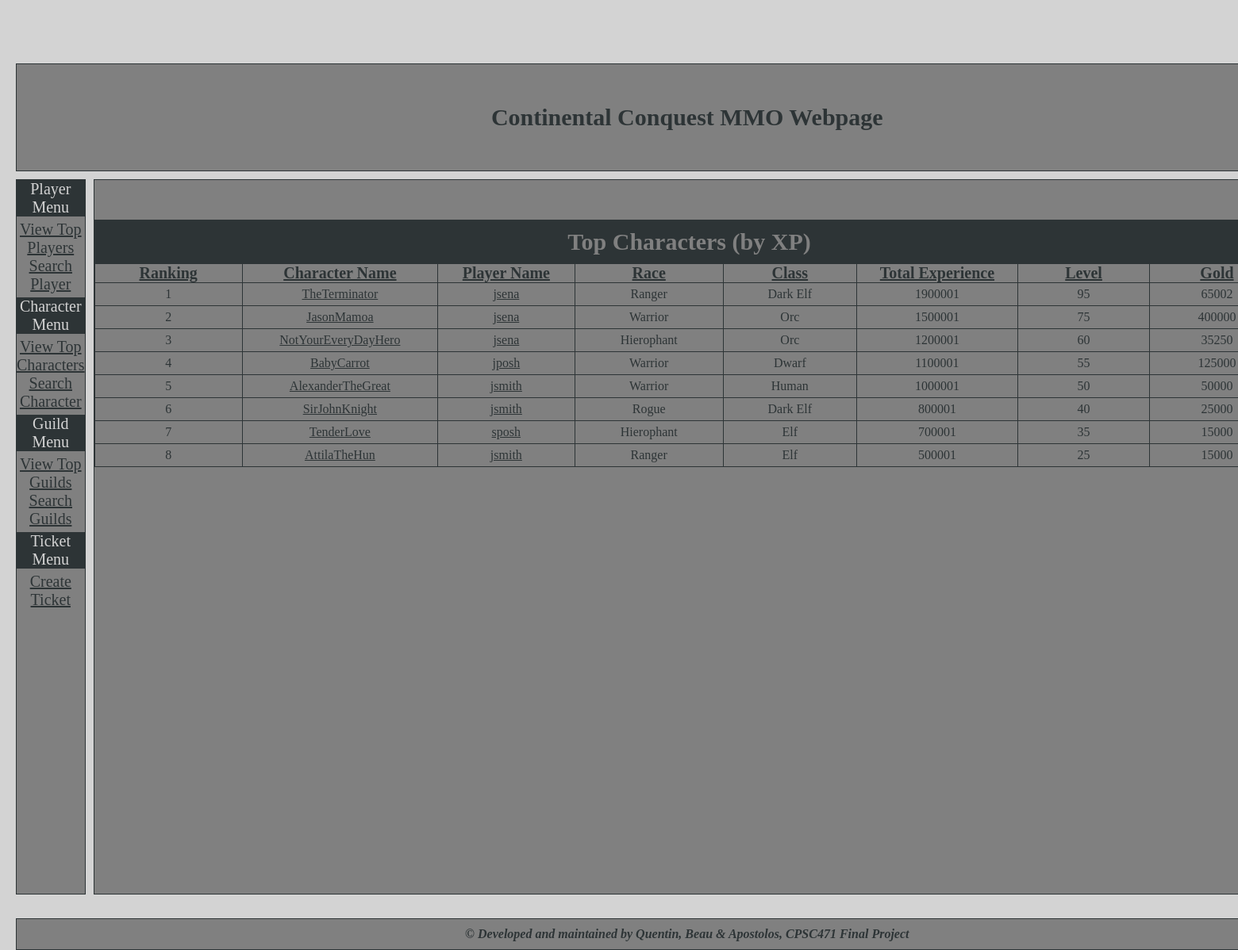
Before: /topcharacters.php with the older database file.
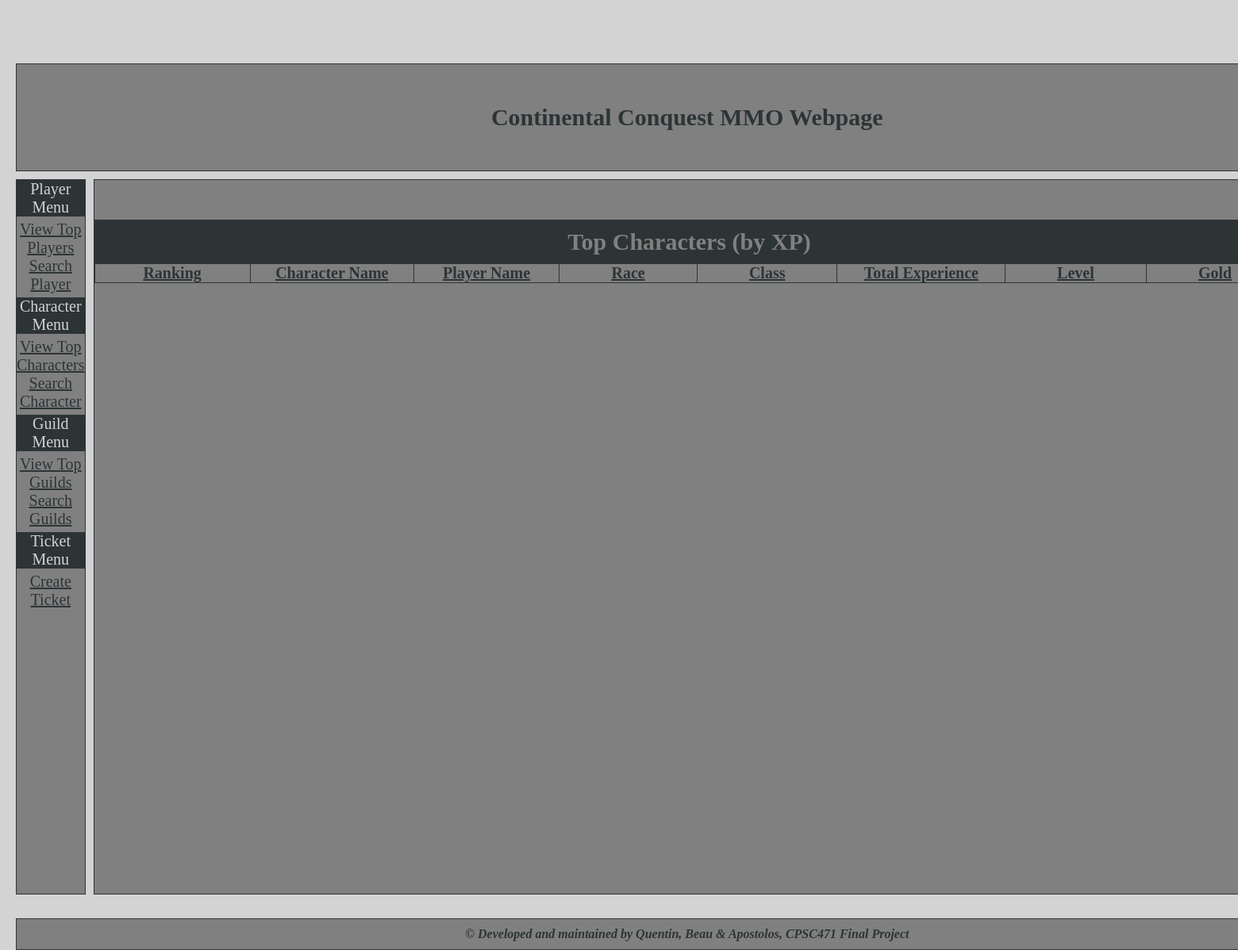
After: the same page with the newer database file.
### tables this page shows
CREATE TABLE CHARACTERS (
	Acct_ID INTEGER NOT NULL,
    Name VARCHAR(20) NOT NULL UNIQUE,
    Lvl INTEGER NOT NULL,
    XP INTEGER NOT NULL,
    Gold INTEGER NOT NULL,
    Location VARCHAR(30) NOT NULL,
    Race VARCHAR(30) NOT NULL,
    Class VARCHAR(30) NOT NULL,
    Party_ID INTEGER,
    PRIMARY KEY(Acct_ID, Name),
    FOREIGN KEY (Acct_ID) REFERENCES PLAYERS (Player_ID),
    FOREIGN KEY (Race) REFERENCES RACE (Name),
    FOREIGN KEY (Class) REFERENCES CLASS (Name)
);

CREATE TABLE USERS (
	Acct_ID INTEGER auto_increment,
	Fname VARCHAR(20) NOT NULL,
	Lname VARCHAR(20) NOT NULL,
	Username VARCHAR(20) NOT NULL,
    Password VARCHAR(16) NOT NULL,
	Birthday DATE NOT NULL,
	Email VARCHAR(40) NOT NULL,
	PRIMARY KEY (Acct_ID)
);

### include/functions.php (called while the page is built, shortened)
<?php
    class Database {
        function init_connection($servername, $db, $username, $password) {
            $this->connection = mysqli_connect($servername, $username, $password, $db);
        }
    }
?>

### topcharacters.php (the view, shortened to what this page needs)
<?php
    include 'include/connectDB.php';
    include 'include/header.php';
    include 'include/left-menu.php';
    $result = $db->connection->query('SELECT * FROM CHARACTERS ORDER BY XP DESC');
?>
                <div class="center">
                    <div id="center-content">
                        <table id="table_players">
                            <tr class="table_players_row">
                                <td class="table_players_data" id="table_players_title" colspan="9">
                                    Top Characters (by XP)
                                </td>
                            </tr>
                            <tr class="table_players_row">
                            <td class="table_players_header_data">
                                    Ranking
                                </td>
                                <td class="table_players_header_data">
                                    Character Name
                                </td>
                                <td class="table_players_header_data">
                                    Player Name
                                </td>
                                <td class="table_players_header_data">
                                    Race
                                </td>
                                <td class="table_players_header_data">
                                    Class
                                </td>
                                <td class="table_players_header_data">
                                    Total Experience
                                </td>
                                <td class="table_players_header_data">
                                    Level
                                </td>
                                <td class="table_players_header_data">
                                    Gold
                                </td>
                            </tr>
                            <?php
                                $i = 1;
                                foreach($result as $char) {
                                    $stmt = $db->connection->prepare('SELECT * FROM USERS WHERE Acct_ID = ?');
                                    $stmt->bind_param('i', $char['Acct_ID']);
                                    $stmt->execute();
                                    $username = $stmt->get_result()->fetch_row()[3];
                                    echo "
                                    <tr class='table_players_row' colspan='9'>
                                        <td class='table_players_data'>
                                            ".$i."
                                        </td>
                                        <td class='table_players_data'>
                                            <a href='viewcharacter.php?acct_id=".$char['Acct_ID']."&char_name=".$char['Name']."'>".$char['Name']."</a>
                                        </td>
                                        <td class='table_players_data'>
                                            <a href='viewplayer.php?acct_id=".$char['Acct_ID']."'>".$username."</a>
                                        </td>
                                        <td class='table_players_data'>
                                            ".$char['Class']."
                                        </td>
                                        <td class='table_players_data'>
                                            ".$char['Race']."
                                        </td>
                                        <td class='table_players_data'>
                                            ".$char['XP']."
                                        </td>
                                        <td class='table_players_data'>
                                            ".$char['Lvl']."
                                        </td>
                                        <td class='table_players_data'>
                                            ".$char['Gold']."
                                        </td>
                                    </tr>
                                    ";
                                    $i++;
                                }
                            ?>
                            </table>
                    </div>
                </div>
<?php
    include 'include/footer.php';
?>

### include/header.php (shortened to what this page needs)
<!DOCTYPE html>
<html>
    <head>
        <link rel="stylesheet" href="include/theme.css">
    </head>
    <body>
        <div class="grid-container">
            <div class="top">
                <div id="web-header">
                    Continental Conquest MMO Webpage
                </div>
            </div>

### include/left-menu.php (shortened to what this page needs)
<div class="left">
    <div class="menu-header">
        Player Menu
    </div>
    <div class="menu-content">
        <a href="topplayers.php">View Top Players</a><br>
        <a href="searchplayer.php">Search Player</a><br>
    </div>
    <div class="menu-header">
        Character Menu
    </div>
    <div class="menu-content">
        <a href="topcharacters.php">View Top Characters</a><br>
        <a href="searchcharacter.php">Search Character</a><br>
    </div>
    <div class="menu-header">
        Guild Menu
    </div>
    <div class="menu-content">
        <a href="topguilds.php">View Top Guilds</a><br>
        <a href="searchguild.php">Search Guilds</a><br>
    </div>
    <?php
        if(isset($_COOKIE["admin"]) || isset($_COOKIE["password"])) {
        } else {
            echo "
            <div class='menu-header'>
                Ticket Menu
            </div>
            <div class='menu-content'>
                <a href='createticket.php'>Create Ticket</a><br>
            </div>
            ";
        }
    ?>
</div>

### include/footer.php (shortened to what this page needs)
            <div class="bottom">
                <div class="text_wrapper">
                    &copy Developed and maintained by Quentin, Beau & Apostolos, CPSC471 Final Project
                </div>
        </div>
    </body>
</html>

### include/theme.css (style rules this page uses)
html { height: 100%; color: #2D3436; background-color:lightgray; }
body { min-height: 100%; margin: 0; }
.top { grid-area: header; border:1px solid #2D3436; margin-left: 20px; margin-right: 20px; min-height: 100px; }
.left { margin-left: 20px; grid-area: left-menu; border:1px solid #2D3436; }
.center { grid-area: main; border:1px solid #2D3436; min-height: 900px; }
.bottom { grid-area: footer; border:1px solid #2D3436; margin-top: 20px; margin-left: 20px; margin-right: 20px; font-style: italic; font-weight: bold; }
.text_wrapper { padding-top: 10px; padding-bottom: 10px; font-size: 16px; }
#web-header { padding: 50px; font-size: 30px; font-weight: bold; }
#center-content { margin-top: 50px; margin-left: auto; margin-right: auto; margin-bottom:auto; width: 1500px; text-align: center; }
.menu-header { background-color:#2D3436; color:lightgray; }
.menu-content { margin-top: 5px; margin-bottom: 5px; }
.grid-container { display: grid; grid-template-areas: 'header header header header header header' 'left-menu main main main main right-menu' 'footer footer footer footer footer footer'; grid-gap: 10px; background-color:lightgray; margin-top: 80px; }
.grid-container > div { background-color:gray; text-align: center; padding: 0px; font-size: 20px; }
a:link { color: #2D3436; }
#table_players { border: 1px solid #2D3436; border-collapse: collapse; margin-left: auto; margin-right: auto; margin-bottom:auto; }
#table_players_title { padding-top: 10px; padding-bottom:10px; font-weight:bold; font-size: 30px; background-color:#2D3436; color:gray; }
.table_players_header_data { border: 1px solid #2D3436; margin: 0; padding: 0; width : 500px; font-size: 20px; font-weight: bold; text-decoration: underline; }
.table_players_data { border: 1px solid #2D3436; margin: 0; padding-top: 5px; padding-bottom: 5px; width : 500px; font-size: 16px; }

Changed rows visible on the page:
removed characters: Name "TheTerminator", users.Username "jsena", Class "Ranger", Race "Dark Elf", XP "1900001", Lvl "95", Gold "65002"
removed characters: Name "JasonMamoa", users.Username "jsena", Class "Warrior", Race "Orc", XP "1500001", Lvl "75", Gold "400000"
removed characters: Name "NotYourEveryDayHero", users.Username "jsena", Class "Hierophant", Race "Orc", XP "1200001", Lvl "60", Gold "35250"
removed characters: Name "BabyCarrot", users.Username "jposh", Class "Warrior", Race "Dwarf", XP "1100001", Lvl "55", Gold "125000"
removed characters: Name "AlexanderTheGreat", users.Username "jsmith", Class "Warrior", Race "Human", XP "1000001", Lvl "50", Gold "50000"
removed characters: Name "SirJohnKnight", users.Username "jsmith", Class "Rogue", Race "Dark Elf", XP "800001", Lvl "40", Gold "25000"
removed characters: Name "TenderLove", users.Username "sposh", Class "Hierophant", Race "Elf", XP "700001", Lvl "35", Gold "15000"
removed characters: Name "AttilaTheHun", users.Username "jsmith", Class "Ranger", Race "Elf", XP "500001", Lvl "25", Gold "15000"
